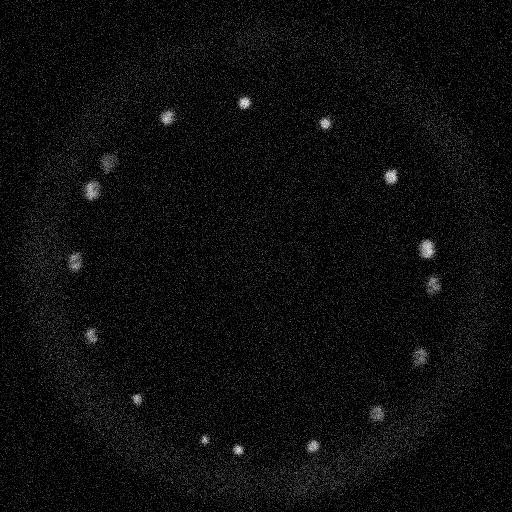
#> input picture x0.00_y0.00.jpg, 512 x 512 px, found by its file name
$ jupyter execute --allow-errors processing_experiments.ipynb   (shell and % lines are left out)   (older library calls are emulated)
#> lines starting #> are read from the running program, lines starting #| are printed output that depends on the picture
[cell 1]
import torch
import torch.nn as nn

#> (the rest of this cell did not finish here and is left out)

[cell 2]
import cv2
import matplotlib.pyplot as plt
from preprocess_images import apply_circular_mask, process_for_stopping_criteria
import numpy as np
from skimage.metrics import structural_similarity as ssim
import os

[cell 3]
# go over all the images in the folder and calculate ssim with the optimum and save ssim with the distance from 0
def distance_from_zero(fname):
    parts = fname.split("_")
    x_part = parts[0]
    y_part = parts[1].split(".jpg")[0]
    x = float(x_part[1:])
    y = float(y_part[1:])
    # print(x, y)
    return np.sqrt(x**2 + y**2)

[cell 4]
from inference import evaluate_position
from tqdm import tqdm
from collections import defaultdict

data_folder = "/mnt/h/dark512"
#> (the rest of this cell did not finish here and is left out)

[cell 5]
distance_from_zero('x-2.86_y-1.09.jpg')

[cell 6]
# function for reading the results from the txt file
def read_ssim_distance_results(file_path):
    with open(file_path, "r") as f:
        content = f.read()
    # convert the string back to a dict
    results = eval(content)
    return results

#> (the rest of this cell did not finish here and is left out)

[cell 7]
# calculate stats from the dict without reading the file: for each ssim, calculate mean and std of distances; save all the stats
# to variables and after create plots
ssim_stats = {}
#> (the rest of this cell did not finish here and is left out)

[cell 8]
plt.ion()

[cell 9]
# [5 lines left out: function to_square, not called in this run]

def high_pass(img, t):
    new = np.copy(img)
    new[img<t] = 0
    return new

def hp_fft(img, cutoff=0.05):
    """
    Apply a high-pass filter to a single-channel or multi-channel image.
    img: (C, H, W) or (1, H, W), values in [0,1]
    cutoff: relative cutoff frequency (0 to 0.5)
    """
    if isinstance(img, np.ndarray):
        img = torch.from_numpy(img).permute(2,0,1).float()
    if img.ndim == 2:
        img = img.unsqueeze(0)  # convert to (1, H, W)

    img = img.to(DEVICE)  # move to correct device

    C, H, W = img.shape
    freq = torch.fft.fft2(img, dim=(-2, -1))
    freq_shifted = torch.fft.fftshift(freq)

    # Create high-pass mask
    y = torch.linspace(-1, 1, H, device=img.device)
    x = torch.linspace(-1, 1, W, device=img.device)
    yy, xx = torch.meshgrid(y, x, indexing='ij')
    radius = torch.sqrt(xx**2 + yy**2)
    mask = (radius >= cutoff).float()

    filtered = freq_shifted * mask
    inv_shifted = torch.fft.ifftshift(filtered)
    result = torch.fft.ifft2(inv_shifted, dim=(-2, -1)).real

    return result.clamp(0, 1)

[cell 10]
# [13 lines left out: function apply_circular_mask, not called in this run]

[cell 11]
print(cv2.IMREAD_UNCHANGED)
color_dark = cv2.imread("/mnt/h/color_dark/x0.00_y0.00.jpg", cv2.IMREAD_COLOR_RGB)
#> color_dark is the input picture: shape (512, 512, 3); min 0, max 255, mean 16
color_light = cv2.imread("/mnt/h/color_light/x0.00_y0.00.jpg", cv2.IMREAD_COLOR_RGB)
color_main_light = cv2.imread("/mnt/h/color_mainlight_004/x0.00_y0.00.jpg", cv2.IMREAD_COLOR_RGB)

fig, axes = plt.subplots(1,3)
axes[0].imshow(color_dark)
axes[1].imshow(color_light)
axes[2].imshow(color_main_light)

plt.show()
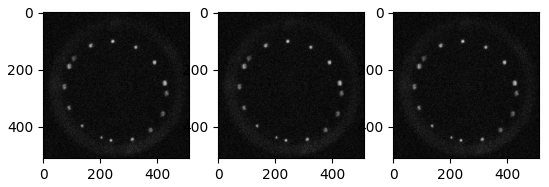
#> figure drawn by matplotlib, 3 panels

[cell 12]
c = 0.03
#> (the rest of this cell did not finish here and is left out)

hpfft_light = hp_fft(color_light, cutoff=c).permute(1,2,0).cpu()
hpfft_main_light = hp_fft(color_main_light, cutoff=c).permute(1,2,0).cpu()


fig, axes = plt.subplots(1,3)
axes[0].imshow(hpfft_dark)
axes[1].imshow(hpfft_light)
axes[2].imshow(hpfft_main_light)

plt.show()

[cell 13]
highpassdark = high_pass(color_dark, 120)
#> in high_pass, `new[img<t] = 0`:
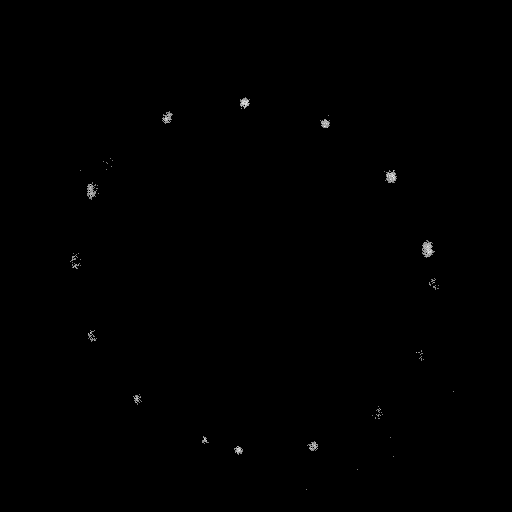
#> new: shape (512, 512, 3); min 0, max 255, mean 0.5
#| (512, 512, 3)
plt.imshow(highpassdark)
plt.show()

[cell 14]
def hp_colors_q(img, rq, rg, rb):
#> called with rq = 0.8, rg = 0.8, rb = 0.8
    red = 0
    green = 1
    blue = 2

    img = np.copy(img)
    print(img.shape)
#| (512, 512, 3)
    t_r = np.quantile(img[:,:,red], rq)
#> t_r = 29
    t_g = np.quantile(img[:,:,green], rg)
#> t_g = 29
    t_b = np.quantile(img[:,:,blue], rb)
#> t_b = 29

    img[:,:,red] = high_pass(img[:,:,red], t_r)
    img[:,:,green] = high_pass(img[:,:,green], t_g)
    img[:,:,blue] = high_pass(img[:,:,blue], t_b)
    return img

[cell 15]
red = 0
green = 1
blue = 2
t_r = 0.8
t_g = 0.8
t_b = 0.8
print(color_dark.shape)
hp_dark = hp_colors_q(color_dark, t_r, t_g, t_b)
hp_light = hp_colors_q(color_light, t_r, t_g, t_b)
#| (512, 512, 3)
hp_main_light = hp_colors_q(color_main_light, t_r, t_g, t_b)
#| (512, 512, 3)


fig, axes = plt.subplots(1,3)
axes[0].imshow(hp_dark)
axes[1].imshow(hp_light)
axes[2].imshow(hp_main_light)

plt.show()

[cell 16]
c = 0.3
#> (the rest of this cell did not finish here and is left out)

hpc_hpfft_light = hp_fft(hp_light, cutoff=c).permute(1,2,0).cpu()
hpc_hpfft_main_light = hp_fft(hp_main_light, cutoff=c).permute(1,2,0).cpu()


fig, axes = plt.subplots(1,3)
axes[0].imshow(hpc_hpfft_dark)
axes[1].imshow(hpc_hpfft_light)
axes[2].imshow(hpc_hpfft_main_light)

plt.show()

[cell 17]
def gaussian_kernel(kernel_size, sigma):
        """Create 2D Gaussian kernel centered in the middle."""
        ax = np.linspace(-(kernel_size - 1) / 2., (kernel_size - 1) / 2., kernel_size)
        xx, yy = np.meshgrid(ax, ax)
        kernel = np.exp(-(xx**2 + yy**2) / (2. * sigma**2))
        return torch.tensor(kernel, dtype=torch.float32)

def point_kernel(ksize, point_size, sigma):
        assert(ksize >= point_size)
        d = (ksize - point_size)//2
        inner = gaussian_kernel(point_size, sigma)

        kernel = np.ones((ksize, ksize), dtype=np.float32)
        kernel = -1*kernel/np.sum(kernel)

        kernel[d:-d,d:-d] = inner
        return torch.from_numpy(kernel)

[cell 18]
np.ones((3, 3), dtype=np.float32)*-1

#> (a cell that did not finish here is left out)

[cell 20]
ks = 15
s = 3.5
a = 3
d = 1
#> (the rest of this cell did not finish here and is left out)

#> (a cell that did not finish here is left out)

#> (a cell that did not finish here is left out)

#> (a cell that did not finish here is left out)

[cell 24]
clahe = cv2.createCLAHE(clipLimit=5)

[cell 25]
config = {
    "experiment_name": "004step_CnnExtractor_3colorDeepColorMP_512bs_0001lr_aug+",
    "batch_size": 512,
    "lr": 0.0005,
    "lr_scheduler_loop": 20,
    "epochs": 20,
    "use_amp": False,

    # "data_folder": "/mnt/h/real_512_0_001step.lmdb",
    "data_folder": "/mnt/e/color.lmdb",
    "dataset_type": "LMDBImageDataset",
    "dataset_config_flatten": False,
    "dataset_train_keys_fname": "004_color_train.txt",
    "dataset_val_keys_fname": "004_color_val.txt",

    "noise_level": 0.1,
    "jitter_brightness": 0.4,
    "jitter_contrast": 0.1,
    "jitter_saturation": 0.1,
    "jitter_hue": 0.2,

    "use_clahegrad_transform": False,
    "clahe_clip_limit": 0.001,
    "clahe_gaussian_size": 15,
    "clahe_gaussian_sigma": 5,

    "data_collection_step": 0.0001,
    "starting_checkpoint_fname": None,
    "checkpoint_folder": "./saved_models/real",

    "conv_stride": 1,
    "conv_kernel": 1,
    "conv_kernel_1": 13,
    "conv_depth": 2,

    "gradient_layer_kernel_size": 15,
    "gradient_layer_sigma": 5,

    "use_weight_initialization": False,
    "init_red_filter": False
}

[cell 26]
class LearnableNormalizer(nn.Module):
    def __init__(self, kernel_size=15, sigma=3.5, a=3, d=1):
        super().__init__()
        self.conv = nn.Conv2d(3, 1, kernel_size=kernel_size, padding=kernel_size // 2, bias=False)
        self.init_weights(kernel_size, sigma, a, d)
        self.activaltion = nn.Sigmoid()
    # [14 lines left out: functions gaussian_kernel, init_weights, not called in this run]

    def forward(self, x):
        return self.activaltion(self.conv(x))

class CnnShallowColor(nn.Module):
    """Input.shape = (3, 256, 256)"""
    def __init__(self, output_size):
        super(CnnShallowColor, self).__init__()
        ksize0 = config["conv_kernel"]
        self.sec1 = LearnableNormalizer(ksize0)

$ run again, with camera_view.jpg copied over x0.00_y0.00.jpg
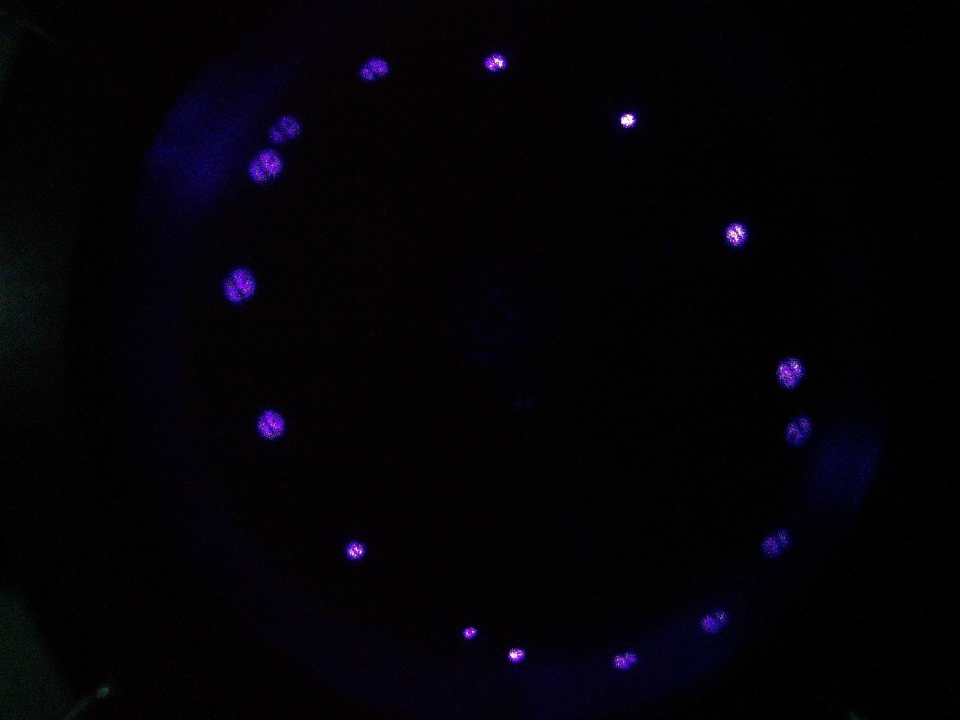
#> input picture camera_view.jpg, 1920 x 1440 px, found by its file name (shown at 1/2 size)
#> color_dark is the input picture: shape (1440, 1920, 3); mean B, G, R 6.6, 2.1, 3.8
#> in high_pass, `new[img<t] = 0`:
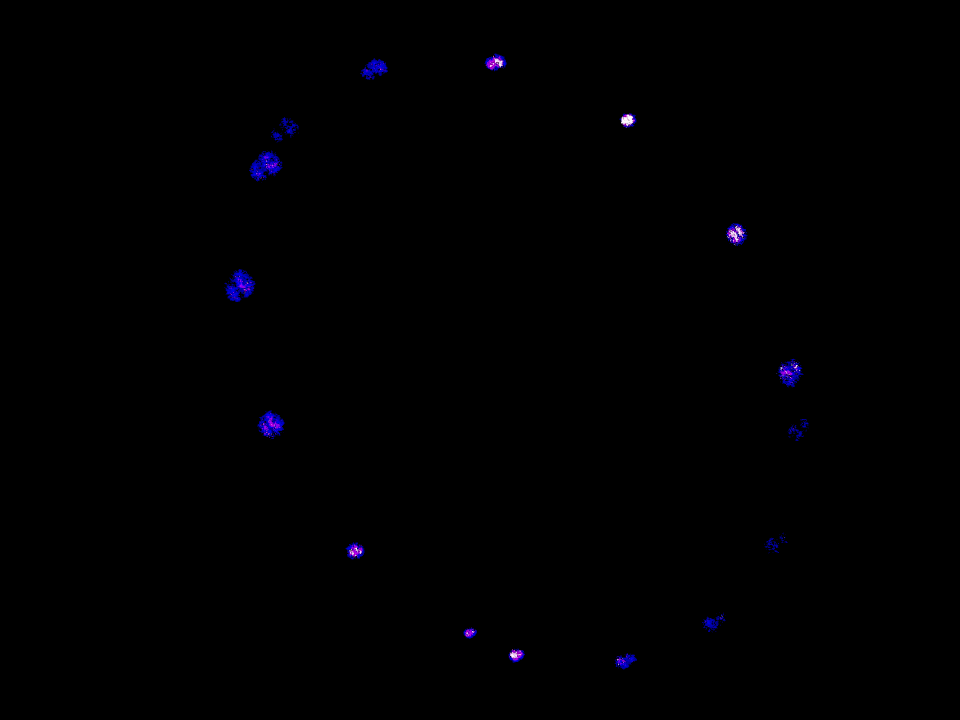
#> new: shape (1440, 1920, 3) (shown at 1/2 size); mean B, G, R 1.1, 0.1, 0.3
#| (1440, 1920, 3)
#| (1440, 1920, 3)
#> t_r = 8
#> t_g = 3
#> t_b = 6
#> in high_pass (call 2), `new = np.copy(img)`:
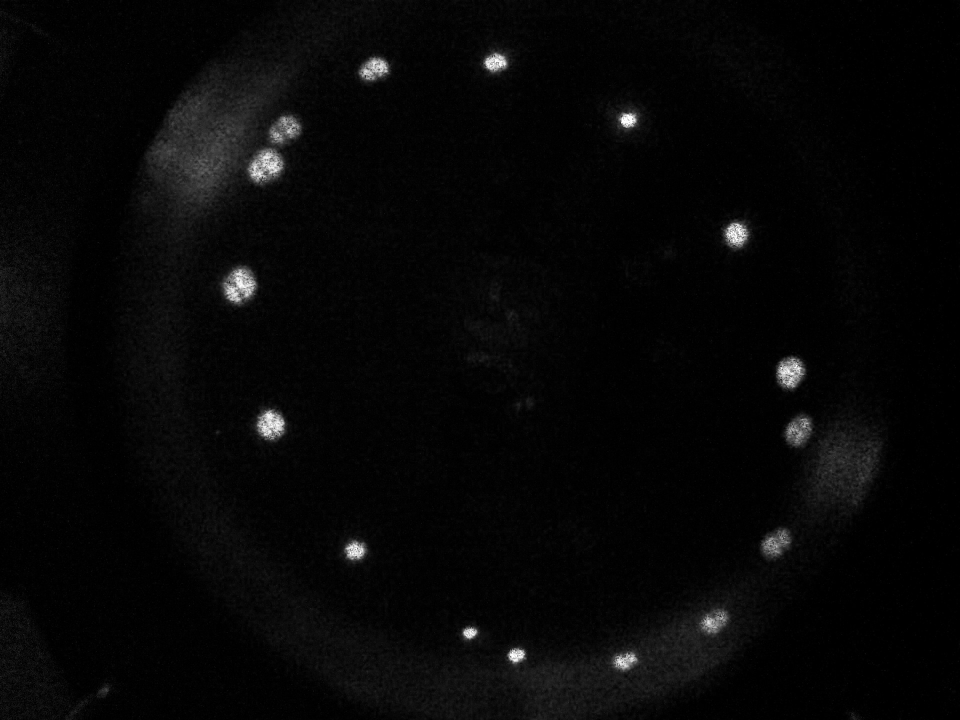
#> new: shape (1440, 1920) (shown at 1/2 size); min 0, max 255, mean 6.6
#| (1440, 1920, 3)
#| (1440, 1920, 3)
